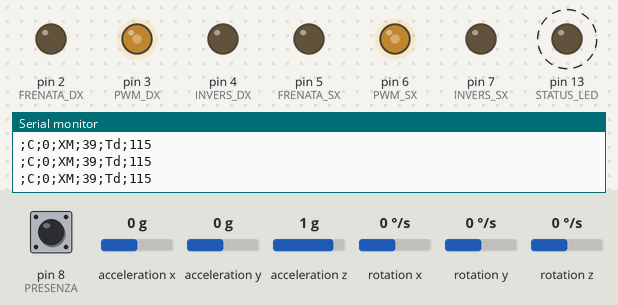
Simulated run of this sketch. Board: Arduino Uno, built with avr-gcc and run on an emulated ATmega328P. Parts: output pins drawn as LEDs (lit = HIGH), the last lines printed to the serial monitor. Wiring (inferred from the names in the program): MPU-6050 motion sensor at I2C address 0x68. Dashed ring = blinking. The test bench sets the inputs (shaded band); at power-on: pin 8 (PRESENZA) HIGH, acceleration x 0 g, acceleration y 0 g, acceleration z 1 g, rotation x 0 °/s, rotation y 0 °/s, rotation z 0 °/s.

Above: at 1.23 s.
1.8 s: pin 8 (PRESENZA) pulled LOW for 1 s
At 2.63 s:
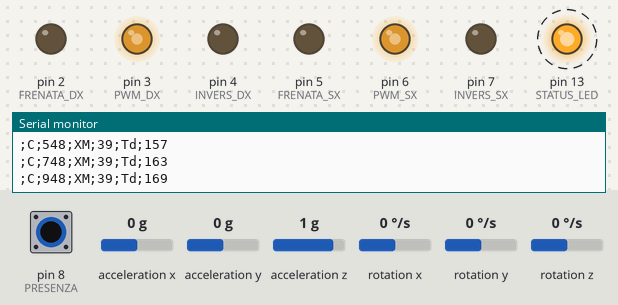
4.8 s: pin 8 (PRESENZA) pulled LOW for 3.2 s
At 7.29 s:
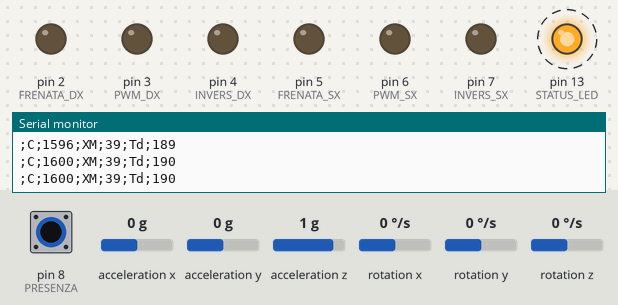
Timing chart, 0 to 15.5 s (numbered marks = the images above; inputs shaded):
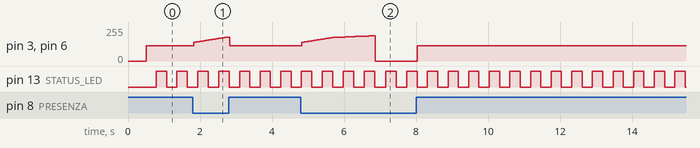

The sketch:

TestCueControl.ino
```cpp
 /***
 * DIY Self Balancing Scooter ATR
 *
 * Test controllo dello spunto sotto carico.
 * Utilizza le connessioni effettive realizzate dalla scheda di
 * interfaccia Arduino/Controllers
 *
 * By Alberto Trentadue 2018
 */

//Per I2C
#include <Wire.h>

#define STATUS_LED 13
#define PWM_DX 3
#define PWM_SX 6
#define FRENATA_DX 2
#define INVERS_DX 4
#define FRENATA_SX 5
#define INVERS_SX 7

//Gestione rivelatori di presenza
//Pin connesso ai rivelatori
#define PRESENZA 8
//Numero di test per convalidare la presenza
#define CONFERME_PRESENZA 10
byte cnt_presenza = CONFERME_PRESENZA;
bool presenza = false;

//-- COSTANTI PER LA GESTIONE ACCELEROMETRO
//Coefficienti di riduzione di precisione per divisione
#define PREC_REDUX_X 16
#define PREC_REDUX_Z 8
//bx,min: Valore minimo (ridotto) di componente frontale bx per attivare il moto
//TODO: Verificare sperimentalmente
#define BX_MINIMO 20
//Compensazione della pendenza di montaggio dell'accelerometro, per avere 0 secondo livella
#define BX_COMP_MONTAGGIO -39
//Costanti stato inclinazione pedana
#define PP0 0
#define PEND_AV 1
#define PEND_IND 2

#define CICLI_MEDIE 50 // Campioni considerati per le medie
byte cnt_calc = CICLI_MEDIE;


//Variabili per le misure dell'accelerometro MPU-6050
byte ultimo_campione = 0;
int16_t x_acc; //Globale: usata nel MPU-6050
int32_t somma_x_acc = 0;
int16_t serie_x[CICLI_MEDIE];
int16_t media_x_acc;

//Livello di throttle da applicare per il PWM
float throttle_dx = 0.0;
float throttle_sx = 0.0;
//Valore effettivamente applicato al PWM
byte pwm_byte = 0;

#define CICLI_TEST_PWM 1600
#define CICLI_CAMBIO_ANDAM 1200
#define STEP_ANDAM_1 4
int16_t cnt_app_pwm = 0;
#define THROTTLE_MIN 115
#define THROTTLE_INIT 140
#define MAX_THROTTLE 190
#define THROTTLE_SPAN (MAX_THROTTLE - THROTTLE_INIT)


#define CICLI_HEART 100 // cicli da attendere per l'heartbeat
byte cnt_heart = CICLI_HEART;
byte heart = 0;
#define CICLI_COMM 50 // cicli da attendere per comunicare i dati
byte cnt_comm = CICLI_COMM;

//------ FUNZIONI -------

void setup() {
  // Inizializzazione I2C
  Wire.begin();

  // Inizializzazione Seriale
  Serial.begin(115200);

  // Inizializzazione I/O
  pinMode(PWM_DX, OUTPUT);
  pinMode(PWM_SX, OUTPUT);
  pinMode(FRENATA_DX, OUTPUT);
  pinMode(FRENATA_SX, OUTPUT);
  pinMode(INVERS_DX, OUTPUT);
  pinMode(INVERS_SX, OUTPUT);
  pinMode(STATUS_LED, OUTPUT);
  pinMode(PRESENZA, INPUT_PULLUP);

  //Setup dell'accelerometro
  setup_mpu6050();

  //Azzera i campioni da mediare
  byte i;
  for (i = 0; i < CICLI_MEDIE; i++) {
    serie_x[i] = 0;
  }

  //Stati iniziali switch controllo
  digitalWrite(FRENATA_DX, LOW);
  digitalWrite(FRENATA_SX, LOW);
  digitalWrite(INVERS_DX, LOW);
  digitalWrite(INVERS_SX, LOW);

  //Il controller deve essere tenuto con throttle a zero
  //se l'hoverboard era stato spento in modo brusco
  analogWrite(PWM_DX, 0);
  analogWrite(PWM_SX, 0);
  delay(500);

}

void loop() {
  // put your main code here, to run repeatedly:
  leggi_accelerometro();
  leggi_presenza();
  calcola_medie();
  ultimo_campione = (ultimo_campione + 1) % CICLI_MEDIE;
  applica_pwm();
  report_status();
  heartbeat();
  delay(1);
}

/**
   Legge i valori Z e X e la temperatura dall'accelerometro via I2C
   I valori sono memorizzati in x_acc e t_acc
   Si considera un accelerometro del tipo MPU-6050
*/
void leggi_accelerometro(void)
{
  //Esegue la procedura di accesso all'MPU-6050
  leggi_mpu6050();
  //Riduzione di precisione
  x_acc /= PREC_REDUX_X;
  //Compensazione angolo di montaggio X scheda accelerometro
  x_acc += BX_COMP_MONTAGGIO;

  //z_acc e x_acc sono al negativo per come è stato montato l'MPU6050
  somma_x_acc += (-x_acc - serie_x[ultimo_campione]);
  serie_x[ultimo_campione] = -x_acc;

}


/**
   Verifica lo stato del pulsante di presenza.
   I pulsanti di presenza sono in parallelo, normalmente chiusi.
   Lo stato di presenza deve essere confermato per un numero di cicli = CONFERME_PRESENZA
   per indicare la presenza effettiva sulla pedana (debounce).
*/
void leggi_presenza(void)
{
  if (digitalRead(PRESENZA) == LOW) { //Entrambi pulsanti chiusi
    if (cnt_presenza > 0) --cnt_presenza;
    else //cnt_presenza è 0
      presenza = true;
  }
  else { //Almeno un pulsante aperto
    if (cnt_presenza < CONFERME_PRESENZA) ++cnt_presenza;
    else //cnt_presenza è CONFERME_PRESENZA
      presenza = false;
  }
}


/**
   Esegue le medie delle misure che devono essere mediate
*/
void calcola_medie(void)
{
  media_x_acc = somma_x_acc / CICLI_MEDIE;
}

/**
   Ritorna lo stato di inclinazione della pedana in base
   agli angoli misurati.
   Valori possibili:
   PP0: orizzontale
   PEND_AV: Inclinata in avanti
   PEND_IND: Inclinata all'indietro
*/
byte stato_inclinazione(void) {
  if (media_x_acc <= -BX_MINIMO) return PEND_IND;
  if (media_x_acc >= BX_MINIMO) return PEND_AV;
  return PP0;
}

/**
   Definisce un'andamentoper i PWM delle ruote e lo applica
   per un tempo massimo di 2 sec
*/
void applica_pwm(void)
{
  if (cnt_app_pwm < CICLI_CAMBIO_ANDAM) cnt_app_pwm += STEP_ANDAM_1;
  else if (cnt_app_pwm < CICLI_TEST_PWM) cnt_app_pwm++;

  byte incl = stato_inclinazione();
  if ((incl == PEND_AV) && presenza ) {
    //Rampa lineare tra THROTTLE_INIT e MAX_THROTTLE
    float perc = 1.0 * cnt_app_pwm / CICLI_TEST_PWM;
    pwm_byte = byte(THROTTLE_INIT + THROTTLE_SPAN * perc);
  }
  else {
    pwm_byte = THROTTLE_MIN;
    cnt_app_pwm = 0;
  }

  if (cnt_app_pwm < CICLI_TEST_PWM) {
    analogWrite(PWM_DX, pwm_byte);
    analogWrite(PWM_SX, pwm_byte);
  }
  else {
    analogWrite(PWM_DX, 0);
    analogWrite(PWM_SX, 0);
  }
}


/**
   Scrive lo stato del programma sulla seriale
   Eseguito ogni CICLI_REPORT iterazioni
*/
void report_status(void)
{
  cnt_comm--;
  if (cnt_comm == 0) {
    Serial.print(F(";C;")); Serial.print(cnt_app_pwm, DEC);
    Serial.print(F(";XM;")); Serial.print(media_x_acc, DEC);
    Serial.print(F(";Td;")); Serial.print(pwm_byte, DEC);
    Serial.println();

    cnt_comm = CICLI_COMM;
  }
}

/**
  Heartbeat on the built_in Led + EXT_LED
*/
void heartbeat()
{
  cnt_heart--;
  if (cnt_heart == 0) {
    heart++;
    digitalWrite(LED_BUILTIN, bitRead(heart, 0));
    cnt_heart = CICLI_HEART;
  }
}
```

Source omitted: MPU-6050.ino (33807 bytes)

Measured:
- after the input at 1.8 s, pin 3 (PWM_DX), pin 6 (PWM_SX): rises from 115/255 to 178/255 in 0.92 s, then falls to 115/255 in 0.08 s
- by itself, pin 13 (STATUS_LED): alternates HIGH for 0.29 s and LOW for 0.29 s
